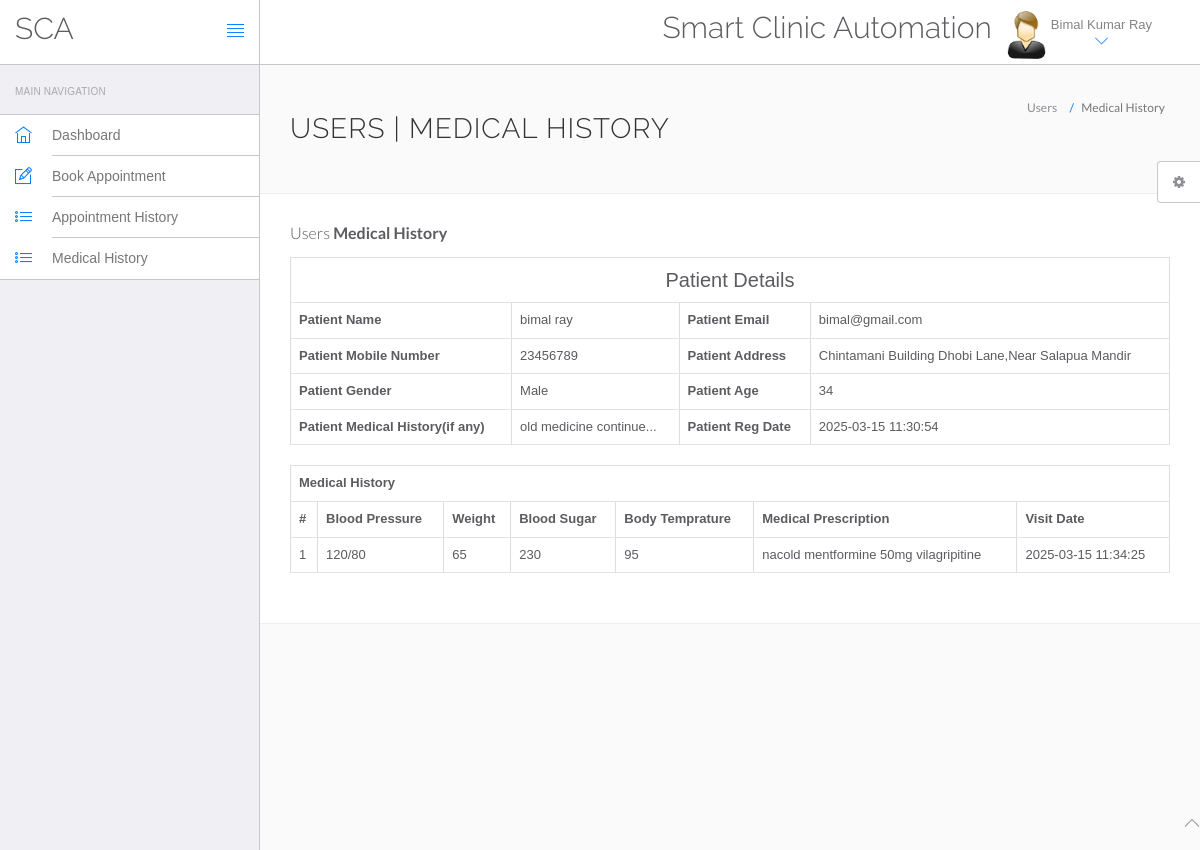
The page /hms/view-medhistory.php?viewid=3 (signed in) on the database its author committed.
### tables this page shows
CREATE TABLE `users` (
  `id` int(11) NOT NULL,
  `fullName` varchar(255) DEFAULT NULL,
  `address` longtext DEFAULT NULL,
  `city` varchar(255) DEFAULT NULL,
  `gender` varchar(255) DEFAULT NULL,
  `email` varchar(255) DEFAULT NULL,
  `password` varchar(255) DEFAULT NULL,
  `regDate` timestamp NULL DEFAULT current_timestamp(),
  `updationDate` timestamp NULL DEFAULT NULL ON UPDATE current_timestamp()
);

CREATE TABLE `tblpatient` (
  `ID` int(10) NOT NULL,
  `Docid` int(10) DEFAULT NULL,
  `PatientName` varchar(200) DEFAULT NULL,
  `PatientContno` bigint(10) DEFAULT NULL,
  `PatientEmail` varchar(200) DEFAULT NULL,
  `PatientGender` varchar(50) DEFAULT NULL,
  `PatientAdd` mediumtext DEFAULT NULL,
  `PatientAge` int(10) DEFAULT NULL,
  `PatientMedhis` mediumtext DEFAULT NULL,
  `CreationDate` timestamp NULL DEFAULT current_timestamp(),
  `UpdationDate` timestamp NULL DEFAULT NULL ON UPDATE current_timestamp()
);

CREATE TABLE `tblmedicalhistory` (
  `ID` int(10) NOT NULL,
  `PatientID` int(10) DEFAULT NULL,
  `BloodPressure` varchar(200) DEFAULT NULL,
  `BloodSugar` varchar(200) NOT NULL,
  `Weight` varchar(100) DEFAULT NULL,
  `Temperature` varchar(200) DEFAULT NULL,
  `MedicalPres` mediumtext DEFAULT NULL,
  `CreationDate` timestamp NOT NULL DEFAULT current_timestamp() ON UPDATE current_timestamp()
);

### hms/view-medhistory.php (the view, shortened to what this page needs)
<?php
include('include/config.php');
?>
<!DOCTYPE html>
<html lang="en">
	<head>
		<link rel="stylesheet" href="vendor/bootstrap/css/bootstrap.min.css">
		<link rel="stylesheet" href="vendor/fontawesome/css/font-awesome.min.css">
		<link rel="stylesheet" href="vendor/themify-icons/themify-icons.min.css">
		<link href="vendor/animate.css/animate.min.css" rel="stylesheet" media="screen">
		<link href="vendor/perfect-scrollbar/perfect-scrollbar.min.css" rel="stylesheet" media="screen">
		<link href="vendor/switchery/switchery.min.css" rel="stylesheet" media="screen">
		<link href="vendor/bootstrap-touchspin/jquery.bootstrap-touchspin.min.css" rel="stylesheet" media="screen">
		<link href="vendor/select2/select2.min.css" rel="stylesheet" media="screen">
		<link href="vendor/bootstrap-datepicker/bootstrap-datepicker3.standalone.min.css" rel="stylesheet" media="screen">
		<link href="vendor/bootstrap-timepicker/bootstrap-timepicker.min.css" rel="stylesheet" media="screen">
		<link rel="stylesheet" href="assets/css/styles.css">
		<link rel="stylesheet" href="assets/css/plugins.css">
		<link rel="stylesheet" href="assets/css/themes/theme-1.css" id="skin_color" />
	</head>
	<body>
		<div id="app">
<?php include('include/sidebar.php');?>
<div class="app-content">
<?php include('include/header.php');?>
<div class="main-content" >
<div class="wrap-content container" id="container">
<section id="page-title">
<div class="row">
<div class="col-sm-8">
<h1 class="mainTitle">Users | Medical History</h1>
</div>
<ol class="breadcrumb">
<li>
<span>Users</span>
</li>
<li class="active">
<span>Medical History</span>
</li>
</ol>
</div>
</section>
<div class="container-fluid container-fullw bg-white">
<div class="row">
<div class="col-md-12">
<h5 class="over-title margin-bottom-15">Users <span class="text-bold">Medical History</span></h5>
<?php
                               $vid=$_GET['viewid'];
                               $ret=mysqli_query($con,"select * from tblpatient where ID='$vid'");
$cnt=1;
while ($row=mysqli_fetch_array($ret)) {
                               ?>
<table border="1" class="table table-bordered">
 <tr align="center">
<td colspan="4" style="font-size:20px;color:blue">
 Patient Details</td></tr>
    <tr>
    <th scope>Patient Name</th>
    <td><?php  echo $row['PatientName'];?></td>
    <th scope>Patient Email</th>
    <td><?php  echo $row['PatientEmail'];?></td>
  </tr>
  <tr>
    <th scope>Patient Mobile Number</th>
    <td><?php  echo $row['PatientContno'];?></td>
    <th>Patient Address</th>
    <td><?php  echo $row['PatientAdd'];?></td>
  </tr>
    <tr>
    <th>Patient Gender</th>
    <td><?php  echo $row['PatientGender'];?></td>
    <th>Patient Age</th>
    <td><?php  echo $row['PatientAge'];?></td>
  </tr>
  <tr>
    <th>Patient Medical History(if any)</th>
    <td><?php  echo $row['PatientMedhis'];?></td>
     <th>Patient Reg Date</th>
    <td><?php  echo $row['CreationDate'];?></td>
  </tr>
<?php }?>
</table>
<?php
$ret=mysqli_query($con,"select * from tblmedicalhistory  where PatientID='$vid'");
 ?>
<table id="datatable" class="table table-bordered dt-responsive nowrap" style="border-collapse: collapse; border-spacing: 0; width: 100%;">
  <tr align="center">
   <th colspan="8" >Medical History</th>
  </tr>
  <tr>
    <th>#</th>
<th>Blood Pressure</th>
<th>Weight</th>
<th>Blood Sugar</th>
<th>Body Temprature</th>
<th>Medical Prescription</th>
<th>Visit Date</th>
</tr>
<?php
while ($row=mysqli_fetch_array($ret)) {
  ?>
<tr>
  <td><?php echo $cnt;?></td>
 <td><?php  echo $row['BloodPressure'];?></td>
 <td><?php  echo $row['Weight'];?></td>
 <td><?php  echo $row['BloodSugar'];?></td>
  <td><?php  echo $row['Temperature'];?></td>
  <td><?php  echo $row['MedicalPres'];?></td>
  <td><?php  echo $row['CreationDate'];?></td>
</tr>
<?php $cnt=$cnt+1;} ?>
</table>
</div>
</div>
</div>
</div>
</div>
</div>
</div>
	<?php include('include/footer.php');?>
	<?php include('include/setting.php');?>
	</body>
</html>

### hms/include/header.php (shortened to what this page needs)
<header class="navbar navbar-default navbar-static-top">
					<div class="navbar-header">
						<a class="navbar-brand" href="#">
							<h2 style="padding-top:20% ">SCA</h2>
						</a>
						<a href="#" class="sidebar-toggler pull-right visible-md visible-lg" data-toggle-class="app-sidebar-closed" data-toggle-target="#app">
							<i class="ti-align-justify"></i>
						</a>
					</div>
					<div class="navbar-collapse collapse">
						<ul class="nav navbar-right">
								<li  style="padding-top:2% ">
								<h2>Smart Clinic Automation</h2>
							</li>
							<li class="dropdown current-user">
								<a href class="dropdown-toggle" data-toggle="dropdown">
									<img src="assets/images/images.jpg"> <span class="username">
									<?php $query=mysqli_query($con,"select fullName from users where id='".$_SESSION['id']."'");
while($row=mysqli_fetch_array($query))
{
	echo $row['fullName'];
}
									?> <i class="ti-angle-down"></i></i></span>
								</a>
							</li>
						</ul>
					</div>
				</header>

### hms/assets/css/themes/theme-1.css (style rules this page uses)
body { background: #FAFAFA; }
header .navbar-header { background: #ffffff !important; border-right-color: #c8c7cc !important; border-bottom-color: #c8c7cc !important; }
header .navbar-header .sidebar-toggler, header .navbar-header .sidebar-mobile-toggler { color: #007aff !important; }
header .navbar-header .navbar-brand { color: #777 !important; }
header .navbar-collapse { background: #ffffff !important; border-bottom-color: #c8c7cc !important; box-shadow: none !important; }
header .navbar-collapse .navbar-right > li > a { color: #777; }
header .navbar-collapse .navbar-right > li > a i { color: #007aff !important; }

### rows shown on the page
users: fullName "Bimal Kumar Ray"
tblpatient: PatientName "bimal ray", PatientEmail "bimal@gmail.com", PatientContno "23456789", PatientAdd "Chintamani Building Dhobi Lane,Near Salapua Mandir", PatientGender "Male", PatientAge "34", PatientMedhis "old medicine continue...", CreationDate "2025-03-15 11:30:54"
tblmedicalhistory: BloodPressure "120/80", Weight "65", BloodSugar "230", Temperature "95", MedicalPres "nacold mentformine 50mg vilagripitine", CreationDate "2025-03-15 11:34:25"
